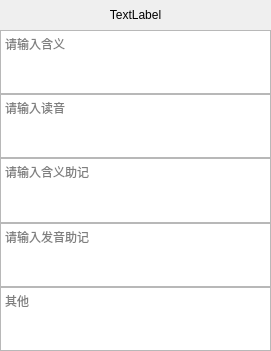
<?xml version="1.0" encoding="UTF-8"?>
<ui version="4.0">
 <class>word_card</class>
 <widget class="QFrame" name="word_card">
  <property name="geometry">
   <rect>
    <x>0</x>
    <y>0</y>
    <width>271</width>
    <height>351</height>
   </rect>
  </property>
  <property name="windowTitle">
   <string>Frame</string>
  </property>
  <layout class="QVBoxLayout" name="verticalLayout">
   <property name="spacing">
    <number>0</number>
   </property>
   <property name="leftMargin">
    <number>0</number>
   </property>
   <property name="topMargin">
    <number>0</number>
   </property>
   <property name="rightMargin">
    <number>0</number>
   </property>
   <property name="bottomMargin">
    <number>0</number>
   </property>
   <item>
    <widget class="QLabel" name="label">
     <property name="minimumSize">
      <size>
       <width>0</width>
       <height>30</height>
      </size>
     </property>
     <property name="maximumSize">
      <size>
       <width>16777215</width>
       <height>30</height>
      </size>
     </property>
     <property name="text">
      <string>TextLabel</string>
     </property>
     <property name="alignment">
      <set>Qt::AlignmentFlag::AlignCenter</set>
     </property>
    </widget>
   </item>
   <item>
    <widget class="QWidget" name="widget" native="true">
     <layout class="QVBoxLayout" name="verticalLayout_2">
      <property name="spacing">
       <number>0</number>
      </property>
      <property name="leftMargin">
       <number>0</number>
      </property>
      <property name="topMargin">
       <number>0</number>
      </property>
      <property name="rightMargin">
       <number>0</number>
      </property>
      <property name="bottomMargin">
       <number>0</number>
      </property>
      <item>
       <widget class="QTextEdit" name="mean_edit">
        <property name="minimumSize">
         <size>
          <width>0</width>
          <height>30</height>
         </size>
        </property>
        <property name="placeholderText">
         <string>请输入含义</string>
        </property>
       </widget>
      </item>
      <item>
       <widget class="QTextEdit" name="pronunciation_edit">
        <property name="minimumSize">
         <size>
          <width>0</width>
          <height>30</height>
         </size>
        </property>
        <property name="placeholderText">
         <string>请输入读音</string>
        </property>
       </widget>
      </item>
      <item>
       <widget class="QTextEdit" name="mean_remember_edit">
        <property name="minimumSize">
         <size>
          <width>0</width>
          <height>30</height>
         </size>
        </property>
        <property name="placeholderText">
         <string>请输入含义助记</string>
        </property>
       </widget>
      </item>
      <item>
       <widget class="QTextEdit" name="pronunciation_remember_edit">
        <property name="minimumSize">
         <size>
          <width>0</width>
          <height>30</height>
         </size>
        </property>
        <property name="placeholderText">
         <string>请输入发音助记</string>
        </property>
       </widget>
      </item>
      <item>
       <widget class="QTextEdit" name="other_edit">
        <property name="minimumSize">
         <size>
          <width>0</width>
          <height>30</height>
         </size>
        </property>
        <property name="placeholderText">
         <string>其他</string>
        </property>
       </widget>
      </item>
     </layout>
    </widget>
   </item>
  </layout>
 </widget>
 <resources/>
 <connections>
  <connection>
   <sender>mean_edit</sender>
   <signal>textChanged()</signal>
   <receiver>word_card</receiver>
   <slot>mean_height_change()</slot>
   <hints>
    <hint type="sourcelabel">
     <x>190</x>
     <y>54</y>
    </hint>
    <hint type="destinationlabel">
     <x>386</x>
     <y>62</y>
    </hint>
   </hints>
  </connection>
  <connection>
   <sender>pronunciation_edit</sender>
   <signal>textChanged()</signal>
   <receiver>word_card</receiver>
   <slot>pronunciation_height_change()</slot>
   <hints>
    <hint type="sourcelabel">
     <x>239</x>
     <y>124</y>
    </hint>
    <hint type="destinationlabel">
     <x>414</x>
     <y>133</y>
    </hint>
   </hints>
  </connection>
  <connection>
   <sender>mean_remember_edit</sender>
   <signal>textChanged()</signal>
   <receiver>word_card</receiver>
   <slot>mean_remember_height_change()</slot>
   <hints>
    <hint type="sourcelabel">
     <x>224</x>
     <y>193</y>
    </hint>
    <hint type="destinationlabel">
     <x>377</x>
     <y>210</y>
    </hint>
   </hints>
  </connection>
  <connection>
   <sender>pronunciation_remember_edit</sender>
   <signal>textChanged()</signal>
   <receiver>word_card</receiver>
   <slot>pronunciation_remember_height_change()</slot>
   <hints>
    <hint type="sourcelabel">
     <x>237</x>
     <y>261</y>
    </hint>
    <hint type="destinationlabel">
     <x>411</x>
     <y>269</y>
    </hint>
   </hints>
  </connection>
  <connection>
   <sender>other_edit</sender>
   <signal>textChanged()</signal>
   <receiver>word_card</receiver>
   <slot>other_height_change()</slot>
   <hints>
    <hint type="sourcelabel">
     <x>238</x>
     <y>329</y>
    </hint>
    <hint type="destinationlabel">
     <x>436</x>
     <y>344</y>
    </hint>
   </hints>
  </connection>
 </connections>
 <slots>
  <slot>mean_height_change()</slot>
  <slot>pronunciation_height_change()</slot>
  <slot>mean_remember_height_change()</slot>
  <slot>pronunciation_remember_height_change()</slot>
  <slot>other_height_change()</slot>
 </slots>
</ui>
